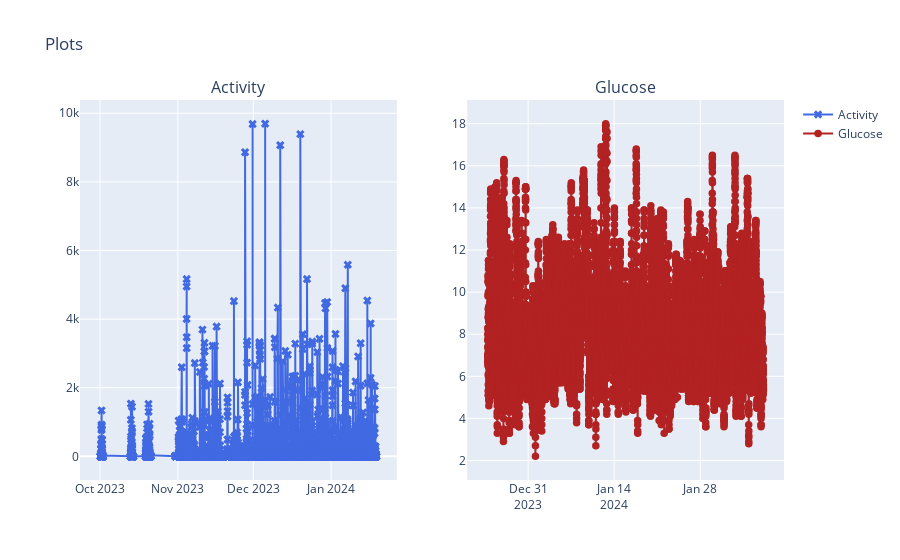

Notebook code for this chart:
### Code cell
fig = make_subplots(rows=1, cols=2, subplot_titles=('Activity', 'Glucose'))
fig.add_trace(go.Scatter(x=df_activity.index, y=df_activity['Activity'], 
                         mode='lines+markers', marker=dict(symbol='x', size=7.5), 
                         line=dict(color='royalblue'), name='Activity'), row=1, col=1)
fig.add_trace(go.Scatter(x=df_glucose.index, y=df_glucose['Glucose'], 
                         mode='lines+markers', marker=dict(symbol='circle', size=7.5), 
                         line=dict(color='firebrick'), name='Glucose'), row=1, col=2)
fig.update_layout(title='Plots')
fig.show()
display(df_activity)
display(df_glucose)

### Figure 1 — Plotly figure (JSON) as saved in the notebook; plotly's stock layout.template omitted (floating-point values rounded to 4 significant figures; data arrays with more than 128 entries replaced by an {"elided": "..."} marker saying what was removed)
{"data": [{"line": {"color": "royalblue"}, "marker": {"size": 7.5, "symbol": "x"}, "mode": "lines+markers", "name": "Activity", "type": "scatter", "x": {"elided": "7136 str values"}, "xaxis": "x", "y": {"elided": "7136 float values"}, "yaxis": "y"}, {"line": {"color": "firebrick"}, "marker": {"size": 7.5, "symbol": "circle"}, "mode": "lines+markers", "name": "Glucose", "type": "scatter", "x": {"elided": "12817 str values"}, "xaxis": "x2", "y": {"elided": "12817 float values"}, "yaxis": "y2"}], "layout": {"annotations": [{"font": {"size": 16}, "showarrow": false, "text": "Activity", "x": 0.225, "xanchor": "center", "xref": "paper", "y": 1, "yanchor": "bottom", "yref": "paper"}, {"font": {"size": 16}, "showarrow": false, "text": "Glucose", "x": 0.775, "xanchor": "center", "xref": "paper", "y": 1, "yanchor": "bottom", "yref": "paper"}], "title": {"text": "Plots"}, "xaxis": {"anchor": "y", "domain": [0, 0.45]}, "xaxis2": {"anchor": "y2", "domain": [0.55, 1]}, "yaxis": {"anchor": "x", "domain": [0, 1]}, "yaxis2": {"anchor": "x2", "domain": [0, 1]}}}
